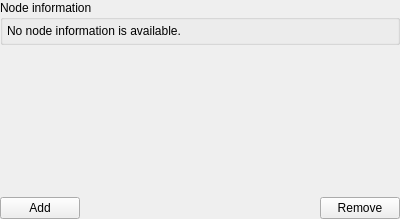
<?xml version="1.0" encoding="UTF-8"?>
<ui version="4.0">
 <class>qDMMLNodeAttributeTableWidget</class>
 <widget class="QWidget" name="qDMMLNodeAttributeTableWidget">
  <property name="geometry">
   <rect>
    <x>0</x>
    <y>0</y>
    <width>400</width>
    <height>219</height>
   </rect>
  </property>
  <property name="windowTitle">
   <string>qDMMLNodeAttributeTableWidget</string>
  </property>
  <layout class="QGridLayout" name="gridLayout">
   <property name="margin">
    <number>0</number>
   </property>
   <property name="spacing">
    <number>4</number>
   </property>
   <item row="2" column="0">
    <widget class="qDMMLNodeAttributeTableView" name="DMMLNodeAttributeTableView">
     <property name="sizePolicy">
      <sizepolicy hsizetype="Preferred" vsizetype="MinimumExpanding">
       <horstretch>0</horstretch>
       <verstretch>1</verstretch>
      </sizepolicy>
     </property>
    </widget>
   </item>
   <item row="3" column="0">
    <layout class="QHBoxLayout" name="horizontalLayout">
     <item>
      <widget class="QPushButton" name="AddAttributeButton">
       <property name="minimumSize">
        <size>
         <width>72</width>
         <height>0</height>
        </size>
       </property>
       <property name="toolTip">
        <string>Add blank row to the table. The attribute is added to the DMML node when the name and value is set</string>
       </property>
       <property name="text">
        <string>Add</string>
       </property>
      </widget>
     </item>
     <item>
      <spacer name="horizontalSpacer">
       <property name="orientation">
        <enum>Qt::Horizontal</enum>
       </property>
       <property name="sizeHint" stdset="0">
        <size>
         <width>40</width>
         <height>20</height>
        </size>
       </property>
      </spacer>
     </item>
     <item>
      <widget class="QPushButton" name="RemoveAttributeButton">
       <property name="minimumSize">
        <size>
         <width>72</width>
         <height>0</height>
        </size>
       </property>
       <property name="toolTip">
        <string>Remove selected attribute(s)</string>
       </property>
       <property name="text">
        <string>Remove</string>
       </property>
      </widget>
     </item>
    </layout>
   </item>
   <item row="1" column="0">
    <widget class="ctkCollapsibleGroupBox" name="NodeInformationGroupBox">
     <property name="title">
      <string>Node information</string>
     </property>
     <property name="collapsed">
      <bool>true</bool>
     </property>
     <layout class="QVBoxLayout" name="verticalLayout">
      <property name="spacing">
       <number>0</number>
      </property>
      <property name="margin">
       <number>4</number>
      </property>
      <item>
       <widget class="QLabel" name="DMMLNodeInfoLabel">
        <property name="text">
         <string>No node information is available.</string>
        </property>
        <property name="wordWrap">
         <bool>true</bool>
        </property>
        <property name="textInteractionFlags">
         <set>Qt::LinksAccessibleByMouse|Qt::TextSelectableByMouse</set>
        </property>
       </widget>
      </item>
     </layout>
    </widget>
   </item>
  </layout>
 </widget>
 <customwidgets>
  <customwidget>
   <class>qDMMLNodeAttributeTableView</class>
   <extends>QWidget</extends>
   <header>qDMMLNodeAttributeTableView.h</header>
  </customwidget>
  <customwidget>
   <class>ctkCollapsibleGroupBox</class>
   <extends>QGroupBox</extends>
   <header>ctkCollapsibleGroupBox.h</header>
   <container>1</container>
  </customwidget>
 </customwidgets>
 <resources/>
 <connections/>
</ui>
